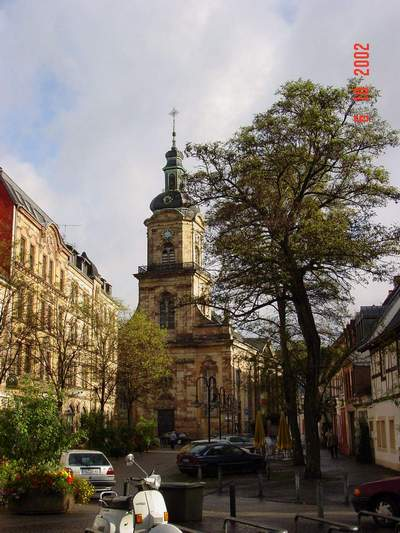
#> input picture 1-1/CB1501007/Computer and Programming Entry/Python 2023 실습코드/7400 GUI - Image Processing/3100 - 이미지 기초 1-(a)/church.JPG, 400 x 533 px, found by its file name
$ python 'Image Apply - 200 Put-On-image.py'
#> lines starting #> are read from the running program, lines starting #| are printed output that depends on the picture

from tkinter import *   # tkinter을 사용하기 위해 import
from PIL import Image, ImageTk  # 반드시 tkinter 다음에 선언에야 한다.
from   PIL import ImageFont
from   PIL import Image
from   PIL import ImageDraw


root = Tk()
root.title("Vision and Vision")
root.geometry("900x980+300+300")

img     =   Image.open("church.jpg")
#> img is the input picture: PIL image 400x533 RGB; mean R, G, B 122.6, 114.6, 105.6
newim   =   Image.new("RGB",(256,256),(102,153,255))
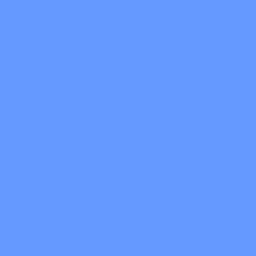
#> newim: PIL image 256x256 RGB; mean R, G, B 102, 153, 255
pix     =   img.load()
pix[100,100]=(0,0,0)
pix[101,101]=(0,0,0)
pix[102,102]=(0,0,0)
pix[103,103]=(0,0,0)

print("이미지 크기 :", img.size)
#| 이미지 크기 : (400, 533)
print("RGB :", img.getpixel((0, 0))) #픽셀의 RGB값을 출력한다.
#| RGB : (157, 168, 196)


img.show()
# [7 lines of commented-out code are left out]
